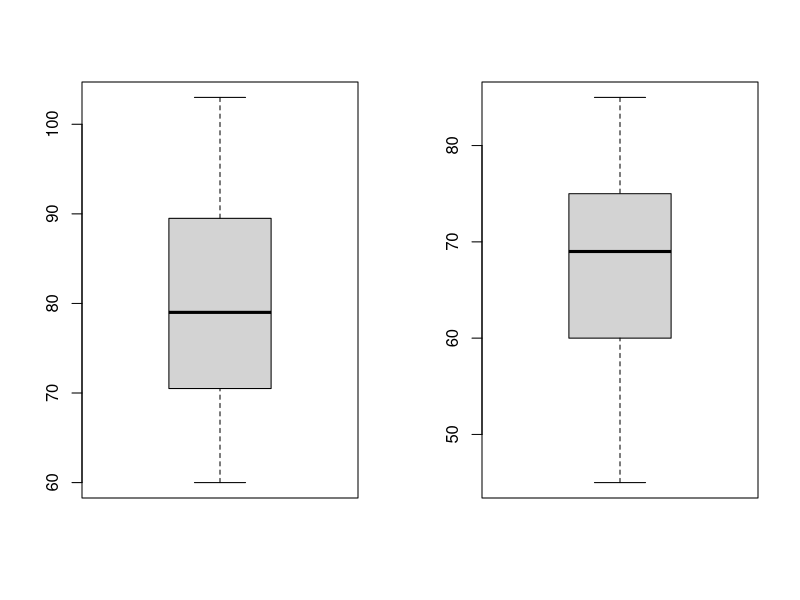
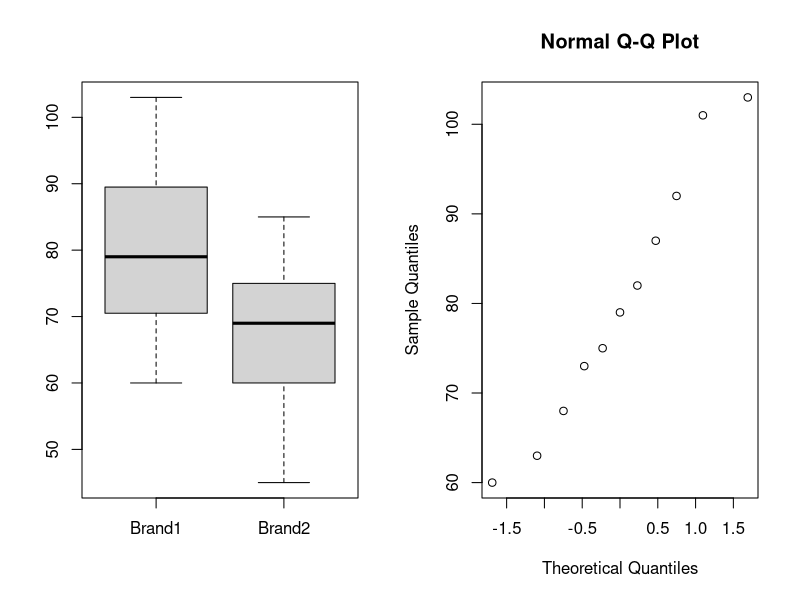

These charts were generated, in order, by the following R code: (Note: this script raises an error after producing the figures.)
## ---- chunk 1

light = read.table("light.dat", header = TRUE)
farm = read.table("farm.dat", header = TRUE)
fertile = read.table("fertile.dat", header = TRUE)
## ---- chunk 2

# Population paramter is the difference of meanso

# when we minus u 1 - u 2, our h0 is if the two numbers == 0. Since its not == to 0, then we are 95% sure that we can reject the null hypothesis. 

lSDOne <- sd(light$Brand1)
lSDTwo <- sd(light$Brand2)

out = t.test(light$Brand1, light$Brand2, var.equal = TRUE)
names(out)

pValue = t.test(light$Brand1, light$Brand2, var.equal = TRUE)$p.value
pValue

## ---- chunk 3


# q1----------------------------------------------------

# equal variace assumption is done here since its close.

# As the means are the same, we can reject the null hypothesis 

# Show data summary

pValue = t.test(light$Brand1, light$Brand2, var.equal = TRUE)$p.value

# Show which tails im doing
if(pValue < 0.05) {
  print("Reject")
} else {
  print("Do Not Reject")
}
par(mfrow=c(1,2))
boxplot(light$Brand1, data = light)
boxplot(light$Brand2, data = light)
boxplot(light)



summary(light$Brand1)
summary(light$Brand2)
mean(light$Brand1)
mean(light$Brand2)
sd(light$Brand1)
sd(light$Brand2)
stem(light$Brand1)
stem(light$Brand2)
bob <- qqnorm(light$Brand1)
bob

#'
#'ggplot(data = light, mapping = aes(x = light$Brand1, y = light$Brand2))
## ---- chunk 4
# Need of 2 sample t test on this set of data
attach(farm)

t.test(farm$yield ~ farm$plot, paired = TRUE)
# boxplot(farm$plot ~ farm$yield, data = farm, horizontal = TRUE)
summary(farm$yield)
summary(farm$plot)
mean(farm$yield)
sd(farm$yield)
stem(farm)

yield <- data.frame(sprayed=farm$yield[farm$plot == "sprayed"], unsprayed=farm$yield[farm$plot == "unsprayed"])
yield$difference <- yield$sprayed - yield$unsprayed
yield
yield$sprayed 


t.test(yield$sprayed ~ yield$unsprayed, paired = TRUE)

## ---- chunk 5

# q3 ----------------------------------------------------
t.test(fertile$nonfertile, fertile$fertile, paired = TRUE)
summary(fertile$fertile)
summary(fertile$fertile)
mean(fertile$fertile)
sd(fertile$fertile)
stem(fertile$fertile)
summary(fertile$nonfertile)
mean(fertile$nonfertile)
sd(fertile$nonfertile)
stem(fertile$nonfertile)

boxplot(fertile ~ nonfertile, data = fertile, horizontal = TRUE)

